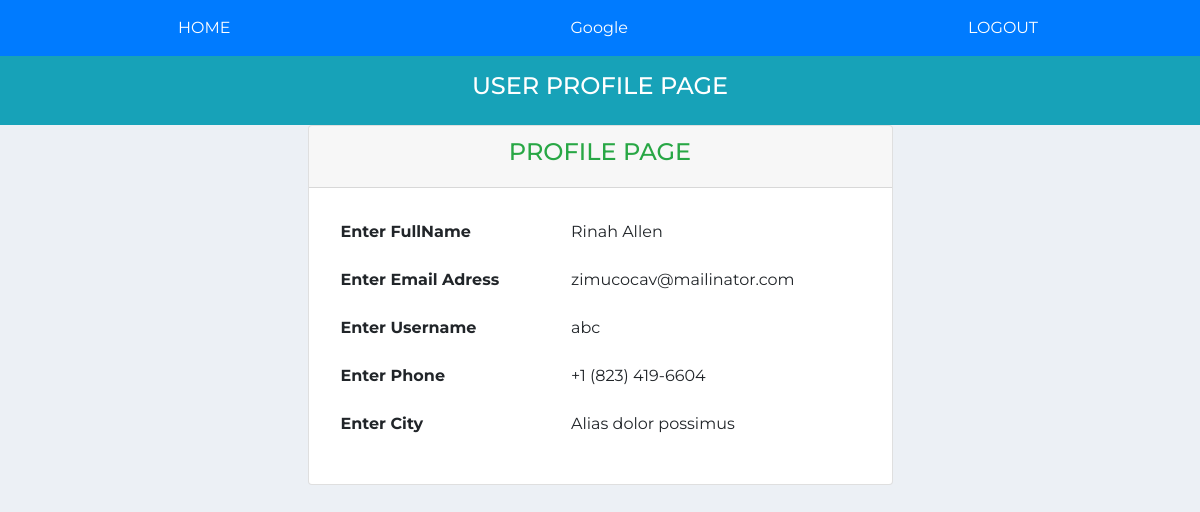
The app's page /profile.php (signed in) with its own data.
### tables this page shows
CREATE TABLE `users` (
  `user_id` int(11) NOT NULL,
  `fullname` varchar(50) NOT NULL,
  `username` varchar(50) NOT NULL,
  `password` varchar(50) NOT NULL,
  `email` varchar(255) NOT NULL,
  `phone` varchar(100) NOT NULL,
  `city` varchar(100) NOT NULL,
  `status` varchar(50) NOT NULL DEFAULT 'Pending',
  `active` int(2) NOT NULL DEFAULT 1,
  `created_at` timestamp NOT NULL DEFAULT current_timestamp()
);

### profile.php (the view, shortened to what this page needs)
<?php
include 'db.php';
$userId = $_SESSION['userId'];
$result = mysqli_query($conn, "SELECT * FROM users WHERE user_id='$userId'");
$row = mysqli_fetch_array($result);
include 'header.php'
?>
<div class="row">
    <div class="col-md-12 bg-info py-3">
        <center>
            <h4 class="text-white">
                USER PROFILE PAGE
            </h4>
        </center>
    </div>
    <div class="col-md-3"></div>
    <div class="col-md-6">
        <form method="POST" enctype="multipart/form-data">
            <div class="card">
                <div class="card-header">
                    <center>
                        <h4 class="text-success">PROFILE PAGE</h4>
                    </center>
                </div>
                <div class="card-body">
                    <table class="table table-borderless">
                        <tr>
                            <td><b>Enter FullName</b></td>
                            <td><?php echo $row['fullname']; ?></td>
                        </tr>
                        <tr>
                            <td><b>Enter Email Adress</b></td>
                            <td><?php echo $row['email']; ?></td>
                        </tr>
                        <tr>
                            <td><b>Enter Username</b></td>
                            <td><?php echo $row['username']; ?></td>
                        </tr>
                        <tr>
                            <td><b>Enter Phone</b></td>
                            <td><?php echo $row['phone']; ?></td>
                        </tr>
                        <tr>
                            <td><b>Enter City</b></td>
                            <td><?php echo $row['city']; ?></td>
                        </tr>
                    </table>
                </div>
            </div>
        </form>
    </div>
</div>
<?php include 'footer.php' ?>

### css/styles.css (style rules this page uses)
:root { --maincolor :#F57F17; --seccolor :#F9A825; }
body { background:#ecf0f5; font-family: 'Lato', sans-serif; }

### header.php (style rules this page uses)
body { font-family: "Montserrat", sans-serif; font-optical-sizing: auto; }

### records on screen
users: fullname "Rinah Allen", email "zimucocav@mailinator.com", username "abc", phone "+1 (823) 419-6604", city "Alias dolor possimus"
